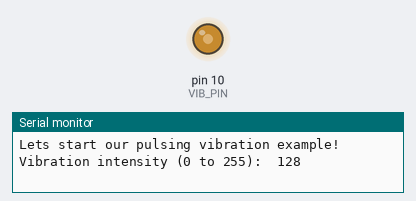
A sketch run on a simulated Arduino Uno, built with avr-gcc and run on an emulated ATmega328P. Parts: output pins drawn as LEDs (lit = HIGH), the last lines printed to the serial monitor.

Above: at 0.05 s.
At 3.8 s:
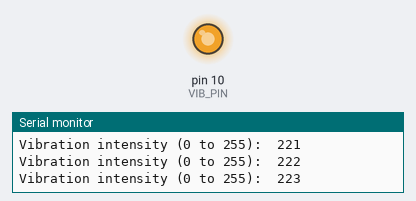
At 5.65 s:
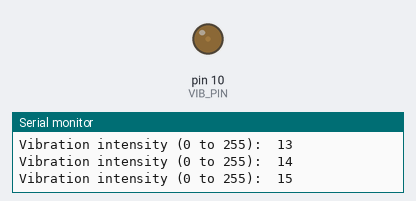
At 7.55 s:
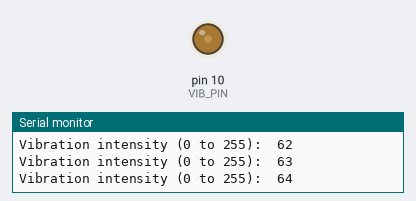
Timing chart, 0 to 13.0 s (numbered marks = the images above):
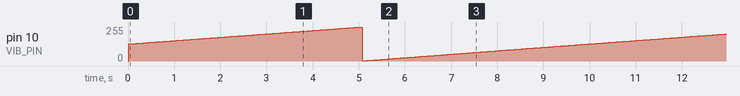

The sketch:

Vib_Motor.ino
```cpp
#define VIB_PIN 10 // Careful, here we have to use a pin that can be used for pwm.

 int i = 127; // Our counter for PWM, we declare it globally
// so it lasts for the duration of the entire program
void setup() {
  // put your setup code here, to run once:
  pinMode(VIB_PIN, OUTPUT);
  Serial.begin(9600); // setting baud speed for Serial (a baud is a pulse)
  Serial.println("Lets start our pulsing vibration example!");
}

void loop() {

  // PWM takes values from 0 to 255, in our case, we want to make
  // a pulse effect, so we detect out of bounds behaviour and just
  // invert the direction of our counter, thus brightening and dimming.
  // We'll be using the upper bound of 80 since, the change in brightness
  // is not as noticeable from 80 to 255 as in the lower numbers (0 to 80)
  // so we're continuously going from 0 - 80 - 0 ... etc.

  if( i == 255)
    i = 0;

    i++;
    Serial.print("Vibration intensity (0 to 255):  ");
    Serial.println(i);
    analogWrite(VIB_PIN, i);
}
```

Measured:
- by itself, pin 10 (VIB_PIN): ramps from 1/255 to 255/255 and jumps back, once every 10.0 s
